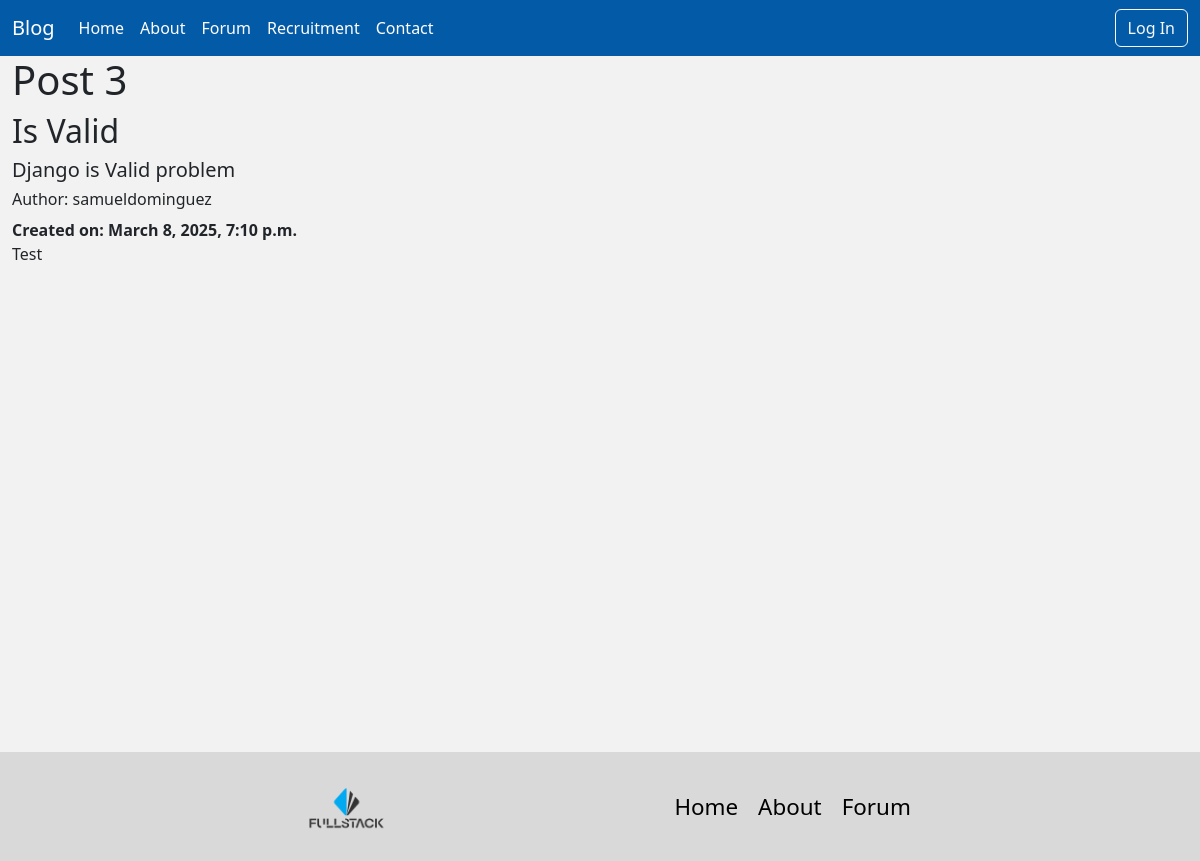
/posts/3/, run on the app's committed database.
### posts/models.py (models this page shows, shortened)
class Post(models.Model):
    title=models.CharField(max_length=128)
    subtitle=models.CharField(max_length=256)
    author=models.ForeignKey(
        get_user_model(),
        on_delete=models.CASCADE
    )
    body=models.TextField()
    image=models.ImageField(upload_to="upload/", blank=True, null=True)
    created_on=models.DateTimeField(auto_now_add=True)
    status=models.ForeignKey(
        Status,
        null=True,
        default=None,
        on_delete=models.CASCADE
    )

### posts/views.py (the view)
# urls.py: path('<int:pk>/', PostDetailView.as_view(), name="post_detail"),
class PostDetailView(DetailView):
    template_name="posts/detail.html"
    model=Post

### templates/posts/detail.html (shortened to what this page needs)
{% extends 'base.html' %}
{% load static %}
{% block content %}
    <h1>Post {{post.id}}</h1>
    <h2>{{post.title}}</h2>
    <h5>{{post.subtitle}}</h5>
    <h6>Author: {{post.author}}</h6>
    <strong>Created on: {{post.created_on}}</strong>
    <p>{{post.body}}</p>
{% endblock %}

### static/css/base.css (style rules this page uses)
:root { --primary-color:#035AA6; --secondary-color:#023059; --neutral-color:#F2F2F2; --background-color:#2173A6; --surface-color:#4AB0D9; --best-color: darkcyan; --lobster-font:"Playfair Display", "serif"; --sans-font:"", ""; }
html, body { padding: 0; margin: 0; min-height: 100dvh; }
body { background-color: #F2F2F2; }

### data on the page
Post: id "3", title "Is Valid", subtitle "Django is Valid problem", author "samueldominguez", created_on "March 8, 2025, 7:10 p.m.", body "Test"
